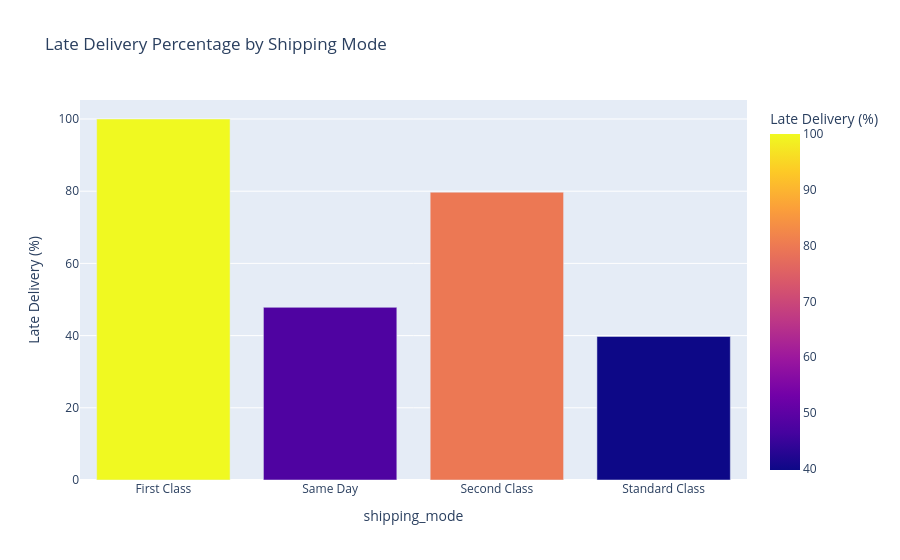

This figure's notebook cell:
### Code cell
fig = px.bar(
    shipping_mode_late,
    x='shipping_mode',
    y='late_delivery_percentage',
    title='Late Delivery Percentage by Shipping Mode',
    labels={'late_delivery_percentage': 'Late Delivery (%)'},
    color='late_delivery_percentage'
)

fig.show()

### Figure 1 — Plotly figure (JSON) as saved in the notebook; plotly's stock layout.template omitted (floating-point values rounded to 4 significant figures)
{"data": [{"hovertemplate": "shipping_mode=%{x}<br>Late Delivery (%)=%{marker.color}<extra></extra>", "legendgroup": "", "marker": {"color": [100.0, 47.83, 79.73, 39.77], "coloraxis": "coloraxis", "pattern": {"shape": ""}}, "name": "", "orientation": "v", "showlegend": false, "textposition": "auto", "type": "bar", "x": ["First Class", "Same Day", "Second Class", "Standard Class"], "xaxis": "x", "y": [100.0, 47.83, 79.73, 39.77], "yaxis": "y"}], "layout": {"barmode": "relative", "coloraxis": {"colorbar": {"title": {"text": "Late Delivery (%)"}}, "colorscale": [[0, "#0d0887"], [0.1111, "#46039f"], [0.2222, "#7201a8"], [0.3333, "#9c179e"], [0.4444, "#bd3786"], [0.5556, "#d8576b"], [0.6667, "#ed7953"], [0.7778, "#fb9f3a"], [0.8889, "#fdca26"], [1, "#f0f921"]]}, "legend": {"tracegroupgap": 0}, "title": {"text": "Late Delivery Percentage by Shipping Mode"}, "xaxis": {"anchor": "y", "domain": [0, 1], "title": {"text": "shipping_mode"}}, "yaxis": {"anchor": "x", "domain": [0, 1], "title": {"text": "Late Delivery (%)"}}}}
